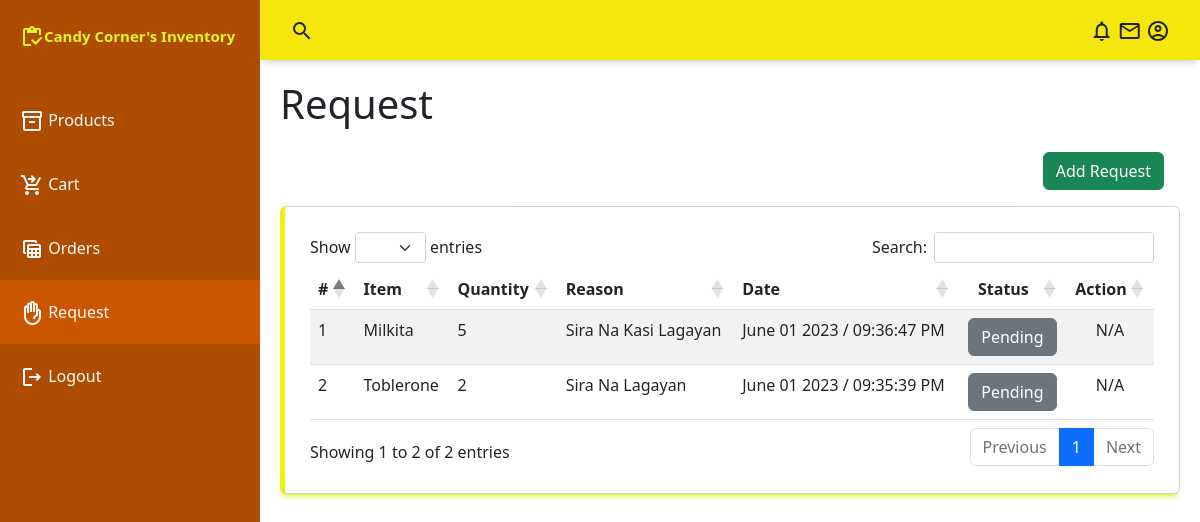
Page /branch/request.php (signed in) on the earlier database version.
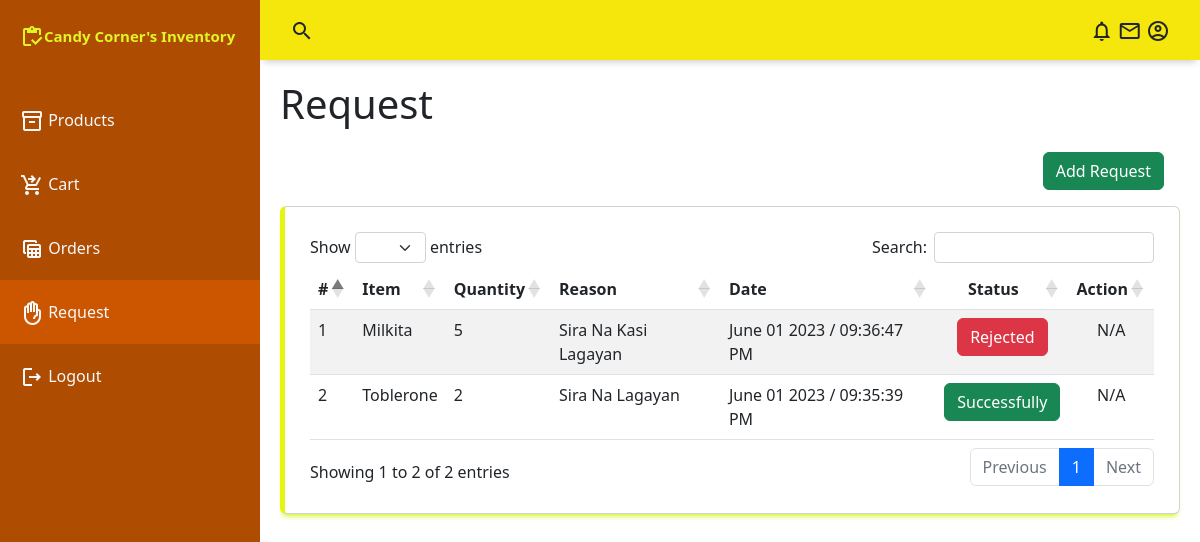
Same page on the later database version.
### tables this page shows
CREATE TABLE `request` (
  `request_id` int(11) NOT NULL,
  `request_user_id` int(11) NOT NULL,
  `request_prod_id` int(11) NOT NULL,
  `request_qty` text NOT NULL,
  `request_reason` text NOT NULL,
  `request_date` datetime NOT NULL DEFAULT current_timestamp(),
  `request_status` tinyint(4) NOT NULL DEFAULT 0
);

CREATE TABLE `products` (
  `prod_id` int(255) NOT NULL,
  `prod_name` text NOT NULL,
  `prod_category` int(11) DEFAULT NULL,
  `prod_description` text DEFAULT NULL,
  `prod_price` text DEFAULT NULL,
  `prod_status` int(11) NOT NULL DEFAULT 0
);

### conn/config.php (called while the page is built, shortened)
<?php
	class db_connect{
		public $host = db_host;
		public $user = db_user;
		public $pass = db_pass;
		public $name = db_name;
		public function connect(){
			$this->conn = new mysqli($this->host, $this->user, $this->pass, $this->name);
		}
	}
?>

### conn/class.php (called while the page is built, shortened)
<?php
	require_once'config.php';
	class db_class extends db_connect{
		public function selectRequest($user_id){
			$user_id=htmlentities($user_id);
			$query=$this->conn->prepare("SELECT *,DATE_FORMAT(request_date, '%M %d %Y /  %h:%i:%s %p ') as request_date FROM request as a
			LEFT JOIN products as b
			ON a.request_id = b.prod_id
			WHERE request_user_id ='$user_id'
			ORDER BY request_date desc ") or die($this->conn->error);
			if($query->execute()){
				$result = $query->get_result();
				return $result;
			}
		}
	}
?>

### branch/request.php (the view, shortened to what this page needs)
<?php
include("../conn/class.php");
$db=new db_class();
include("include/navbar.php");
include("include/sidebar.php");
?>
    <main class="main-container" style="z-index:2">
        <div class="fluid-container">
            <h1 >Request</h1>
            <div class="row">
                <div class="col-auto ms-auto m-3">
                    <button class="btn btn-success addTogler" data-bs-toggle="modal" data-bs-target="#request">Add Request</button>
                </div>
            </div>
            <div class="table-responsive card">
                <table id="example" class="table table-striped" style="width:100%">
                    <thead>
                        <tr>
                            <th >#</th>
                            <th >Item</th>
                            <th >Quantity</th>
                            <th >Reason</th>
                            <th >Date</th>
                            <th class="text-center">Status</th>
                            <th class="text-center">Action</th>
                        </tr>
                    </thead>
                    <tbody>
                        <?php
                            $result= $db->selectRequest($_SESSION['user_id']);
                            $i=1;
                            while($row=$result->fetch_array()){
                                $status = $row['request_status'];
                                $id = $row['request_id'];
                                if($status==0){
                                    $status="<button class='btn btn-secondary'>Pending</button>";
                                    $action="N/A";
                                }else if($status==2){
                                    $status="<button class='btn btn-secondary'>To pick up</button>";
                                    $action="<button class='btn btn-success togler' data-bs-toggle='modal' data-bs-target='#action' data-id='".$id."'>Action</button>";
                                }else if($status==1){
                                    $status="<button class='btn btn-danger'>Rejected</button>";
                                    $action="N/A";
                                }else if($status==3){
                                    $status="<button class='btn btn-seconday'>Transferred to picker</button>";
                                    $action="N/A";
                                }else if($status==4){
                                    $status="<button class='btn btn-success'>Successfully</button>";
                                    $action="N/A";
                                }
                                echo
                                '<tr>
                                    <td>'.$i.'</td>
                                    <td>'.ucfirst($row['prod_name']).'</td>
                                    <td>'.ucfirst($row['request_qty']).'</td>
                                    <td>'.ucwords($row['request_reason']).'</td>
                                    <td>'.ucwords($row['request_date']).'</td>
                                    <td class="text-center">'.$status.'</td>
                                    <td class="text-center">'.$action.'</td>
                                </tr>';
                                $i++;
                            }
                        ?>
                    </tbody>
                </table>
            </div>
        </div>
    </main>

Differences in the rows shown:
changed request "Sira Na Kasi Lagayan": request_status "Pending" → "Rejected"
changed request "Sira Na Lagayan": request_status "Pending" → "Successfully"
